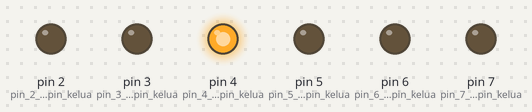
A sketch run on a simulated Arduino Uno, built with avr-gcc and run on an emulated ATmega328P. On the bench: output pins drawn as LEDs (lit = HIGH).

Above: at 5.0 s.
At 11.5 s:
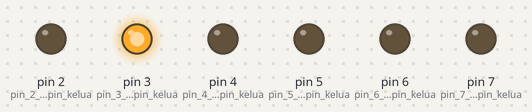
At 14.5 s:
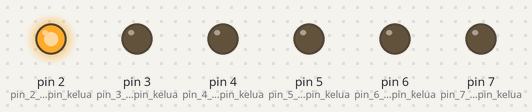
At 21.0 s:
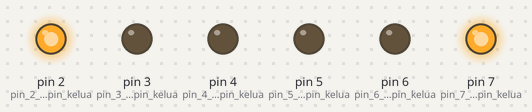
At 27.5 s:
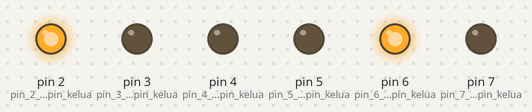
At 30.5 s:
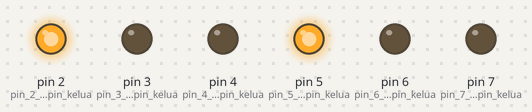
Timing chart, 0 to 41.6 s (numbered marks = the images above):
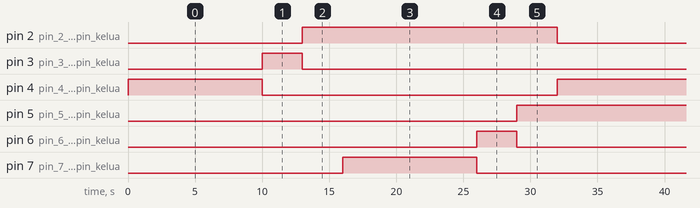

Measured:
- by itself, pin 2 (pin_2_dijadikan_pin_kelua), pin 5 (pin_5_dijadikan_pin_kelua): alternates HIGH for 19.0 s and LOW for 13.0 s
- by itself, pin 3 (pin_3_dijadikan_pin_kelua), pin 6 (pin_6_dijadikan_pin_kelua): alternates HIGH for 3.0 s and LOW for 29.0 s
- by itself, pin 4 (pin_4_dijadikan_pin_kelua), pin 7 (pin_7_dijadikan_pin_kelua): alternates HIGH for 10.0 s and LOW for 22.0 s

The sketch:

Lampu_Trafik.ino
```cpp
//Pada aturcara ini, untuk membolehkan LED dikawal, pin yang disambung ke LED perlu dikonfigurasi segabai pin keluaran

//Sambungan:

//Tiang Lampu trafik 1
//Pin 2 disambung ke Tiang 1 - lampu merah
//Pin 3 disambung ke Tiang 1 - lampu kuning
//Pin 4 disambung ke Tiang 1 - lampu hijau

//Tiang Lampu trafik 2
//Pin 5 disambung ke Tiang 2 - lampu merah
//Pin 6 disambung ke Tiang 2 - lampu kuning
//Pin 7 disambung ke Tiang 2 - lampu hijau

//definasi ini dibuat hanya untuk memudahkan memahami kod aturcara
#define tunggu(x) delay(x)    //arahan "delay" diganti namanya kepada "tunggu" untuk memudahkan memahami apa yang berlaku
#define NYALA HIGH  //LED akan menyala apabila LOGIK "1" @ "HIGH" disetkan pada pin Mikropengawal. Kata nama "NYALA" akan mewakili "HIGH"
#define PADAM LOW   //LED akan padam apabila LOGIK "0" @ "LOW" disetkan pada pin Mikropengawal. Kata nama "PADAM" akan mewakili "LOW"

//Kebiasannya pada fungsi setup, arahan-arahan konfigurasi akan dibuat disini
//fungsi setup ini akan dijalakan terlebih dahulu sebelum fungsi-fungsi yang lain
//fungsi ini akan dijalakan setiap kali papan litar dihidupkan atau di reset
void setup() {
  // put your setup code here, to run once:
  pinMode(2,OUTPUT);  //pin 2 dijadikan pin keluaran (output)
  pinMode(3,OUTPUT);  //pin 3 dijadikan pin keluaran (output)
  pinMode(4,OUTPUT);  //pin 4 dijadikan pin keluaran (output)
  pinMode(5,OUTPUT);  //pin 5 dijadikan pin keluaran (output)
  pinMode(6,OUTPUT);  //pin 6 dijadikan pin keluaran (output)
  pinMode(7,OUTPUT);  //pin 7 dijadikan pin keluaran (output)

  //Untuk permulaan, pastikan kesemua lampu dipadamkan
  digitalWrite(2,PADAM);
  digitalWrite(3,PADAM);
  digitalWrite(4,PADAM);
  digitalWrite(5,PADAM);
  digitalWrite(6,PADAM);
  digitalWrite(7,PADAM);
}

//Selepas fungsi setup selesai dilaksanakan, arahan-arahan dibawah akan dilaksanakan secara berulang-ulang
void loop() {
  // put your main code here, to run repeatedly:

  //Tiang 1 - Lampu hijau menyala, lampu merah dan kuning dipadamkan
  digitalWrite(2,PADAM);
  digitalWrite(3,PADAM);
  digitalWrite(4,NYALA);

  tunggu(10000);    //tunggu 10 saat (10000 milisaat). Lampu Hijau tiang 1 akan menyala selama 10 saat

  //Tiang 1 - Lampu kuning menyala, lampu merah dan hijau dipadamkan
  digitalWrite(2,PADAM);
  digitalWrite(3,NYALA);
  digitalWrite(4,PADAM);
  tunggu(3000);     //tunggu 3 saat. Lampu kuning tiang 1 akan menyala selama 3 saat

  //Tiang 1 - Lampu merah menyala, lampu kuning dan hijau dipadamkan
  digitalWrite(2,NYALA);
  digitalWrite(3,PADAM);
  digitalWrite(4,PADAM);
  tunggu(3000);   //tunggu 3 saat sebelum benarkan lampu hijau pada tiang 2 dinyalakan

  //Tiang 2 - Lampu hijau menyala, lampu merah dan kuning dipadamkan
  digitalWrite(5,PADAM);
  digitalWrite(6,PADAM);
  digitalWrite(7,NYALA);
  tunggu(10000);    //tunggu 10 saat. Lampu hijau tiang 2 akan menyala selama 10 saat

  //Tiang 2 - Lampu kuning menyala
  digitalWrite(5,PADAM);
  digitalWrite(6,NYALA);
  digitalWrite(7,PADAM);
  tunggu(3000);     //tunggu 3 saat. Lampu kuning tiang 2 akan menyala selama 3 saat

  //Tiang 2 - Lampu merah menyala, lampu kuning dan hijau dipadamkan
  digitalWrite(5,NYALA);
  digitalWrite(6,PADAM);
  digitalWrite(7,PADAM);
  tunggu(3000);   //tunggu 3 saat sebelum benarkan lampu hijau pada tiang 1 dinyalakan

  //ulang semula arahan dari mula fungsi loop ini
}
```
